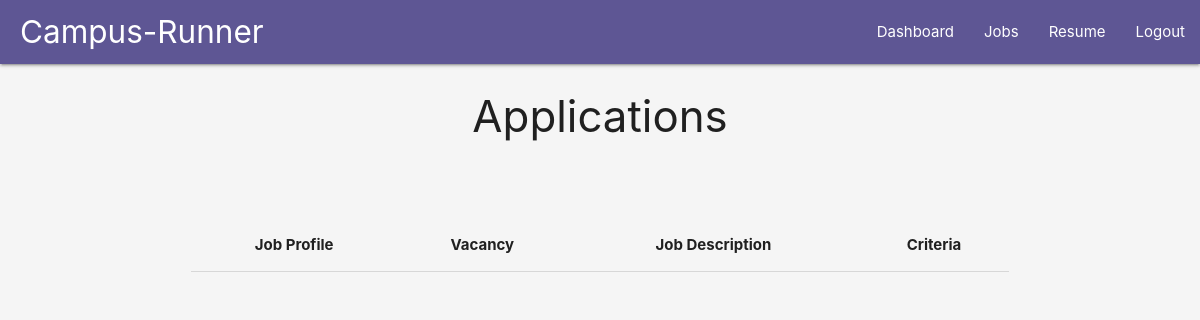
Page /students/dashboard/ (signed in) on the earlier database version.
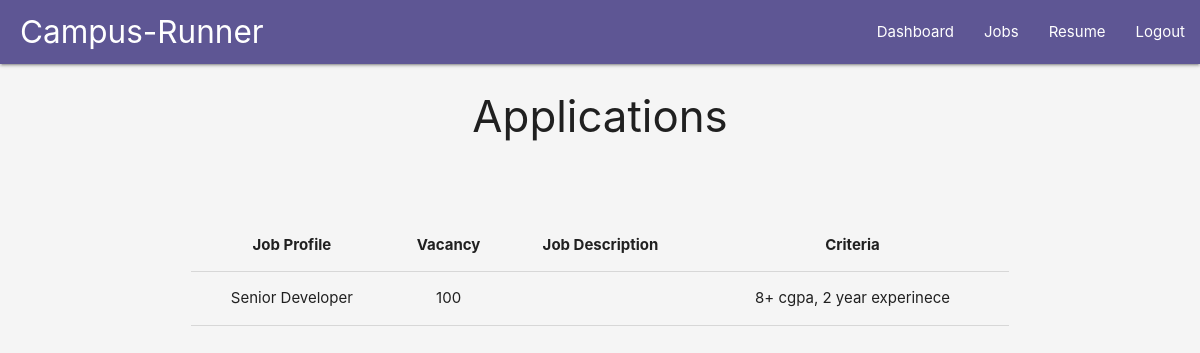
Same page on the later database version.
### accounts/models.py (models this page shows)
class JobProfile(models.Model):
	company = models.ForeignKey(Company, on_delete=models.CASCADE)
	job_title = models.CharField(max_length=20)
	vacancy = models.PositiveIntegerField()
	job_description = models.TextField(max_length=200)
	criteria = models.PositiveIntegerField(null=True, blank=True)
	college = models.ForeignKey(College, on_delete=models.CASCADE, blank=True, null=True)

### Students/views.py (the view)
# urls.py: path('dashboard/', login_required(Dashboard.as_view()), name='dashboard'),
class Dashboard(View):
    template_name = "dashboard.html"
    def get(self, request, *args, **kwargs):
        context = dict()
        student = Student.objects.get(user=request.user)
        context['job_applied'] = student.jobs_applied.all()
        return render(request, 'dashboard.html', context)

### Students/templates/dashboard.html
{% extends 'base.html' %}
{% block content %}
<div class="row" style="text-align: center;">
    <h3>Applications</h3>
</div>
<div class="row container" style="margin-top: 5%;">
    <div class="col s12">
        <table class="centered responsive-table highlight">
            <thead>
            <tr>
                <th>Job Profile</th>
                <th>Vacancy</th>
                <th>Job Description</th>
                <th>Criteria</th>
            </tr>
            </thead>
            <tbody>
            {% for job in job_applied%}
            <tr>
                <td>{{job.job_title}}</td>
                <td>{{job.vacancy}}</td>
                <td>{{job.job_description}}</td>
                <td>{{job.criteria}}</td>
            </tr>
            {% endfor %}
            </tbody>
        </table>
    </div>
</div>
{% endblock content %}

### Students/templates/base.html (shortened to what this page needs)
<!DOCTYPE html>
<html>
<head>
    <link href="https://cdnjs.cloudflare.com/ajax/libs/materialize/1.0.0/css/materialize.min.css" rel="stylesheet">
</head>
<body class="#f5f5f5 grey lighten-4">
<nav>
    <div class="nav-wrapper">
        <a class="brand-logo" href="#" style="margin-left: 20px;">Campus-Runner</a>
        <ul class="right hide-on-med-and-down" id="nav-mobile">
            <li><a href="{% url 'students:dashboard' %}">Dashboard</a></li>
            <li><a href="{% url 'students:available_jobs' %}">Jobs</a></li>
            <li><a href="{% url 'students:resume' %}">Resume</a></li>
            <li><a href="{% url 'logout' %}">Logout</a></li>
        </ul>
    </div>
</nav>
{% block content %}
{% endblock content %}
</body>
</html>

Differences in the rows shown:
added JobProfile: job_title "Senior Developer", vacancy "100", criteria "8+ cgpa, 2 year experinece"
